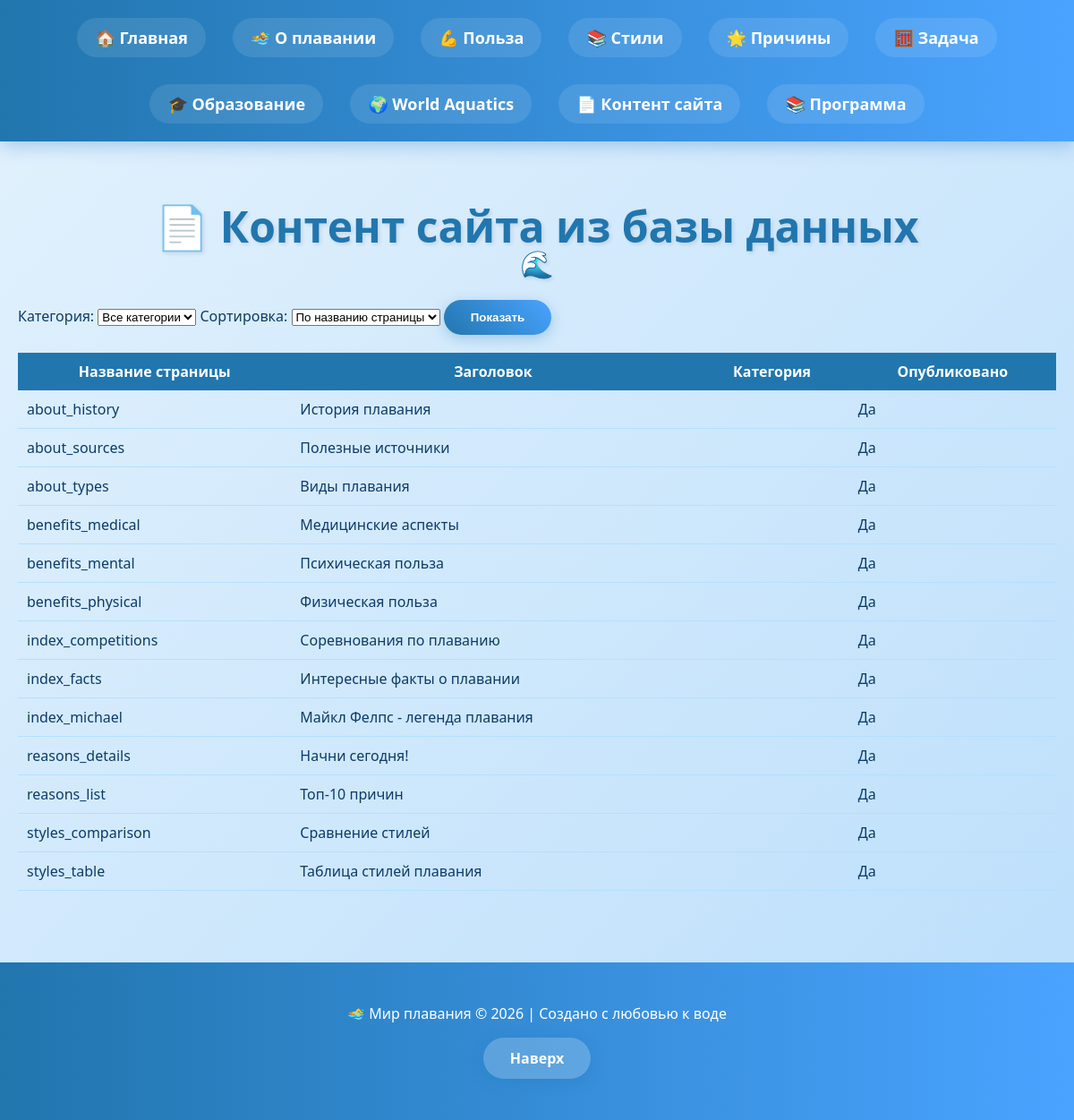
The app's page /content/ with its own data.
### swimming/models.py (models this page shows, shortened)
class PageContent(models.Model):
    page_name = models.CharField(max_length=100, unique=True, verbose_name="Название страницы")
    title = models.CharField(max_length=200, verbose_name="Заголовок")
    content = models.TextField(verbose_name="Содержание")
    image = models.CharField(max_length=500, blank=True, null=True, verbose_name="Ссылка на картинку")
    category = models.CharField(
        max_length=100,
        blank=True,
        verbose_name="Категория"
    )
    is_published = models.BooleanField(default=True, verbose_name="Опубликовано")
    created_at = models.DateTimeField(auto_now_add=True, verbose_name="Дата создания")

### swimming/views.py (the view)
# urls.py: path('content/', views.content_list, name='content_list'),
def content_list(request):
    pages = PageContent.objects.all()
    category = request.GET.get('category')
    sort = request.GET.get('sort')
    if category:
        pages = pages.filter(category=category)
    if sort == 'title':
        pages = pages.order_by('title')
    elif sort == 'date':
        pages = pages.order_by('-created_at')
    else:
        pages = pages.order_by('page_name')
    categories = PageContent.objects.values_list('category', flat=True).distinct()
    context = {
        'pages': pages,
        'categories': categories,
    }
    return render(request, 'content_list.html', context)

### asgiref/local.py (called while the page is built)
    def __getattr__(self, key):
        storage_object = self._data.get({})
        try:
            return storage_object[key]
        except KeyError:
            raise AttributeError(f"{self!r} object has no attribute {key!r}")

    def __setattr__(self, key: str, value: Any) -> None:
        if key == "_data":
            return super().__setattr__(key, value)
        storage_object = self._data.get({}).copy()
        storage_object[key] = value
        self._data.set(storage_object)

    def __delattr__(self, key: str) -> None:
        storage_object = self._data.get({}).copy()
        if key in storage_object:
            del storage_object[key]
            self._data.set(storage_object)
        else:
            raise AttributeError(f"{self!r} object has no attribute {key!r}")

    @contextlib.contextmanager
    def _lock_storage(self):
        if self._thread_critical:
            is_async = True
            try:
                asyncio.get_running_loop()
            except RuntimeError:
                is_async = False
            if not is_async:
                yield self._storage
            else:
                if not hasattr(self._storage, "cvar"):
                    self._storage.cvar = _CVar()
                yield self._storage.cvar
        else:
            with self._thread_lock:
                yield self._storage

    def __getattr__(self, key):
        with self._lock_storage() as storage:
            return getattr(storage, key)

    def __setattr__(self, key, value):
        if key in ("_local", "_storage", "_thread_critical", "_thread_lock"):
            return super().__setattr__(key, value)
        with self._lock_storage() as storage:
            setattr(storage, key, value)

    def __delattr__(self, key):
        with self._lock_storage() as storage:
            delattr(storage, key)

### templates/content_list.html (shortened to what this page needs)
{% extends 'layout.html' %}
{% block content %}
<div class="container">
    <h1>📄 Контент сайта из базы данных</h1>
    <form method="get" style="margin-bottom: 20px;">
        <label>Категория:</label>
        <select name="category">
            <option value="">Все категории</option>
        </select>
        <label>Сортировка:</label>
        <select name="sort">
            <option value="page_name">По названию страницы</option>
        </select>
        <button type="submit" class="button">Показать</button>
    </form>
    <table style="width:100%; border-collapse:collapse;">
        <tr style="background:#2176ae; color:white;">
            <th style="padding:10px;">Название страницы</th>
            <th style="padding:10px;">Заголовок</th>
            <th style="padding:10px;">Категория</th>
            <th style="padding:10px;">Опубликовано</th>
        </tr>
        {% for page in pages %}
        <tr style="border-bottom:1px solid #b3e0ff;">
            <td style="padding:10px;">{{ page.page_name }}</td>
            <td style="padding:10px;">{{ page.title }}</td>
            <td style="padding:10px;">{{ page.category }}</td>
            <td style="padding:10px;">
                {% if page.is_published %}Да{% else %}Нет{% endif %}
            </td>
        </tr>
        {% endfor %}
    </table>
</div>
{% endblock %}

### swimming/static/css/swimming.css (style rules this page uses)
:root { --primary-blue: #4aa3ff; --dark-blue: #2176ae; --light-blue: #b3e0ff; --ocean-blue: #1e88e5; --wave-blue: #64b5f6; --white: #ffffff; --light-bg: #e3f2fd; }
body { margin: 0; font-family: 'Segoe UI', Tahoma, Geneva, Verdana, sans-serif; background: linear-gradient(135deg, #e3f2fd 0%, #bbdefb 100%); color: #0d3b66; min-height: 100vh; }
*, *::before, *::after { box-sizing: border-box; }
.container { max-width: 1200px; margin: 0 auto; padding: 30px 20px; }
h1 { font-size: 48px; color: var(--dark-blue); text-align: center; margin-bottom: 30px; text-shadow: 2px 2px 4px rgba(0,0,0,0.1); position: relative; padding-bottom: 20px; }
h1::after { content: "🌊"; position: absolute; bottom: -10px; left: 50%; transform: translateX(-50%); font-size: 30px; }
.button { display: inline-block; padding: 12px 30px; background: linear-gradient(45deg, var(--dark-blue), var(--primary-blue)); color: white; text-decoration: none; border-radius: 50px; font-weight: 600; transition: all 0.3s ease; border: none; cursor: pointer; box-shadow: 0 4px 15px rgba(33, 118, 174, 0.3); }

### records on screen
PageContent: page_name "about_history", title "История плавания", is_published "Да"
PageContent: page_name "about_sources", title "Полезные источники", is_published "Да"
PageContent: page_name "about_types", title "Виды плавания", is_published "Да"
PageContent: page_name "benefits_medical", title "Медицинские аспекты", is_published "Да"
PageContent: page_name "benefits_mental", title "Психическая польза", is_published "Да"
PageContent: page_name "benefits_physical", title "Физическая польза", is_published "Да"
PageContent: page_name "index_competitions", title "Соревнования по плаванию", is_published "Да"
PageContent: page_name "index_facts", title "Интересные факты о плавании", is_published "Да"
PageContent: page_name "index_michael", title "Майкл Фелпс - легенда плавания", is_published "Да"
PageContent: page_name "reasons_details", title "Начни сегодня!", is_published "Да"
PageContent: page_name "reasons_list", title "Топ-10 причин", is_published "Да"
PageContent: page_name "styles_comparison", title "Сравнение стилей", is_published "Да"
PageContent: page_name "styles_table", title "Таблица стилей плавания", is_published "Да"
